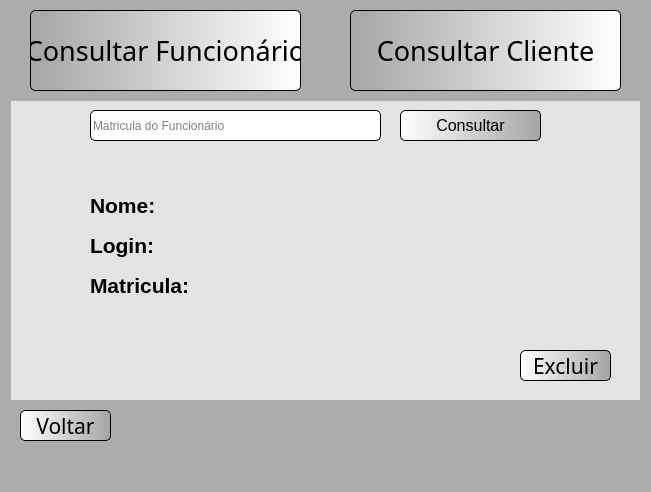
<?xml version="1.0" encoding="UTF-8"?>
<ui version="4.0">
 <class>MainWindow</class>
 <widget class="QMainWindow" name="MainWindow">
  <property name="geometry">
   <rect>
    <x>0</x>
    <y>0</y>
    <width>651</width>
    <height>492</height>
   </rect>
  </property>
  <property name="cursor">
   <cursorShape>PointingHandCursor</cursorShape>
  </property>
  <property name="windowTitle">
   <string>MainWindow</string>
  </property>
  <property name="styleSheet">
   <string notr="true">background-color: rgb(172, 172, 172);</string>
  </property>
  <widget class="QWidget" name="centralwidget">
   <widget class="QPushButton" name="btConFuncionario">
    <property name="geometry">
     <rect>
      <x>30</x>
      <y>10</y>
      <width>271</width>
      <height>81</height>
     </rect>
    </property>
    <property name="font">
     <font>
      <family>Dubai</family>
      <pointsize>20</pointsize>
     </font>
    </property>
    <property name="cursor">
     <cursorShape>PointingHandCursor</cursorShape>
    </property>
    <property name="styleSheet">
     <string notr="true">QPushButton{
background-color: qlineargradient(spread:pad, x1:0, y1:0, x2:1, y2:0, stop:0 rgba(165, 165, 165, 255), stop:1 rgba(255, 255, 255, 255));
border-radius: 5px;
border-style: outset;
border-width: 1px;
border-color: black;
}
QPushButton:hover{
background-color: qlineargradient(spread:reflect, x1:0, y1:0, x2:1, y2:0.943182, stop:0 rgba(255, 126, 248, 255), stop:1 rgba(119, 146, 220, 255));
}</string>
    </property>
    <property name="text">
     <string>Consultar Funcionário</string>
    </property>
   </widget>
   <widget class="QLabel" name="logoLoCarPequeno">
    <property name="geometry">
     <rect>
      <x>560</x>
      <y>0</y>
      <width>71</width>
      <height>51</height>
     </rect>
    </property>
    <property name="styleSheet">
     <string notr="true">background-color: rgb(172, 172, 172);</string>
    </property>
    <property name="text">
     <string/>
    </property>
    <property name="pixmap">
     <pixmap>../../AppData/PycharmProjects/LoCar/imagens/808107201585380077-64.png</pixmap>
    </property>
   </widget>
   <widget class="QPushButton" name="btVoltar">
    <property name="geometry">
     <rect>
      <x>20</x>
      <y>410</y>
      <width>91</width>
      <height>31</height>
     </rect>
    </property>
    <property name="font">
     <font>
      <family>Dubai</family>
      <pointsize>16</pointsize>
     </font>
    </property>
    <property name="cursor">
     <cursorShape>PointingHandCursor</cursorShape>
    </property>
    <property name="styleSheet">
     <string notr="true">QPushButton{
background-color: qlineargradient(spread:pad, x1:0, y1:0, x2:1, y2:0, stop:0 rgba(255, 255, 255, 255), stop:1 rgba(165, 165, 165, 255));
border-radius: 5px;
border-style: outset;
border-width: 1px;
border-color: black;

}

QPushButton:hover{
background-color: qlineargradient(spread:pad, x1:0, y1:0, x2:1, y2:0, stop:0 rgba(255, 248, 0, 255), stop:1 rgba(255, 134, 73, 255));
}

</string>
    </property>
    <property name="text">
     <string>Voltar</string>
    </property>
   </widget>
   <widget class="QPushButton" name="btConCliente">
    <property name="geometry">
     <rect>
      <x>350</x>
      <y>10</y>
      <width>271</width>
      <height>81</height>
     </rect>
    </property>
    <property name="font">
     <font>
      <family>Dubai</family>
      <pointsize>20</pointsize>
     </font>
    </property>
    <property name="cursor">
     <cursorShape>PointingHandCursor</cursorShape>
    </property>
    <property name="styleSheet">
     <string notr="true">QPushButton{
background-color: qlineargradient(spread:pad, x1:0, y1:0, x2:1, y2:0, stop:0 rgba(165, 165, 165, 255), stop:1 rgba(255, 255, 255, 255));
border-radius: 5px;
border-style: outset;
border-width: 1px;
border-color: black;
}
QPushButton:hover{
background-color: qlineargradient(spread:reflect, x1:0, y1:0, x2:1, y2:0.943182, stop:0 rgba(255, 126, 248, 255), stop:1 rgba(119, 146, 220, 255));
}</string>
    </property>
    <property name="text">
     <string>Consultar Cliente</string>
    </property>
   </widget>
   <widget class="QFrame" name="frameConCliente">
    <property name="geometry">
     <rect>
      <x>10</x>
      <y>100</y>
      <width>631</width>
      <height>301</height>
     </rect>
    </property>
    <property name="styleSheet">
     <string notr="true">background-color: rgb(227, 227, 227);
</string>
    </property>
    <property name="frameShape">
     <enum>QFrame::StyledPanel</enum>
    </property>
    <property name="frameShadow">
     <enum>QFrame::Raised</enum>
    </property>
    <widget class="QLineEdit" name="tbCPF">
     <property name="geometry">
      <rect>
       <x>80</x>
       <y>10</y>
       <width>291</width>
       <height>31</height>
      </rect>
     </property>
     <property name="styleSheet">
      <string notr="true">background-color: rgb(255, 255, 255);
border-radius: 5px;
border-style: outset;
border-width: 1px;
border-color: black;</string>
     </property>
     <property name="placeholderText">
      <string>CPF do cliente</string>
     </property>
    </widget>
    <widget class="QPushButton" name="btConsultarCliente">
     <property name="geometry">
      <rect>
       <x>390</x>
       <y>10</y>
       <width>141</width>
       <height>31</height>
      </rect>
     </property>
     <property name="font">
      <font>
       <pointsize>12</pointsize>
      </font>
     </property>
     <property name="styleSheet">
      <string notr="true">QPushButton{
background-color: qlineargradient(spread:pad, x1:0, y1:0, x2:1, y2:0, stop:0 rgba(255, 255, 255, 255), stop:1 rgba(165, 165, 165, 255));
border-style: outset;
border-width: 1px;
border-color: black;
border-radius: 5px;
}

QPushButton:hover{
background-color: qlineargradient(spread:pad, x1:0, y1:0, x2:1, y2:0, stop:0 rgba(19, 226, 4, 255), stop:1 rgba(148, 209, 6, 255));
}


</string>
     </property>
     <property name="text">
      <string>Consultar</string>
     </property>
    </widget>
    <widget class="QLabel" name="tagCPFCliente">
     <property name="geometry">
      <rect>
       <x>80</x>
       <y>140</y>
       <width>51</width>
       <height>31</height>
      </rect>
     </property>
     <property name="font">
      <font>
       <pointsize>16</pointsize>
       <weight>75</weight>
       <bold>true</bold>
      </font>
     </property>
     <property name="text">
      <string>CPF:</string>
     </property>
    </widget>
    <widget class="QLabel" name="tagNomeCliente">
     <property name="geometry">
      <rect>
       <x>80</x>
       <y>80</y>
       <width>71</width>
       <height>31</height>
      </rect>
     </property>
     <property name="font">
      <font>
       <pointsize>16</pointsize>
       <weight>75</weight>
       <bold>true</bold>
      </font>
     </property>
     <property name="text">
      <string>Nome:</string>
     </property>
    </widget>
    <widget class="QLabel" name="labelNomeCli">
     <property name="geometry">
      <rect>
       <x>160</x>
       <y>80</y>
       <width>371</width>
       <height>31</height>
      </rect>
     </property>
     <property name="font">
      <font>
       <pointsize>16</pointsize>
       <weight>50</weight>
       <bold>false</bold>
      </font>
     </property>
     <property name="text">
      <string/>
     </property>
    </widget>
    <widget class="QLabel" name="tagLoginCliente">
     <property name="geometry">
      <rect>
       <x>80</x>
       <y>110</y>
       <width>71</width>
       <height>31</height>
      </rect>
     </property>
     <property name="font">
      <font>
       <pointsize>16</pointsize>
       <weight>75</weight>
       <bold>true</bold>
      </font>
     </property>
     <property name="text">
      <string>Login:</string>
     </property>
    </widget>
    <widget class="QLabel" name="tagCNHCliente">
     <property name="geometry">
      <rect>
       <x>80</x>
       <y>170</y>
       <width>61</width>
       <height>31</height>
      </rect>
     </property>
     <property name="font">
      <font>
       <pointsize>16</pointsize>
       <weight>75</weight>
       <bold>true</bold>
      </font>
     </property>
     <property name="text">
      <string>CNH:</string>
     </property>
    </widget>
    <widget class="QLabel" name="tagTelefoneCliente">
     <property name="geometry">
      <rect>
       <x>80</x>
       <y>200</y>
       <width>101</width>
       <height>31</height>
      </rect>
     </property>
     <property name="font">
      <font>
       <pointsize>16</pointsize>
       <weight>75</weight>
       <bold>true</bold>
      </font>
     </property>
     <property name="text">
      <string>Telefone:</string>
     </property>
    </widget>
    <widget class="QLabel" name="tagEnderecoCliente">
     <property name="geometry">
      <rect>
       <x>80</x>
       <y>230</y>
       <width>111</width>
       <height>31</height>
      </rect>
     </property>
     <property name="font">
      <font>
       <pointsize>16</pointsize>
       <weight>75</weight>
       <bold>true</bold>
      </font>
     </property>
     <property name="text">
      <string>Endereço:</string>
     </property>
    </widget>
    <widget class="QLabel" name="labelLoginCli">
     <property name="geometry">
      <rect>
       <x>157</x>
       <y>110</y>
       <width>371</width>
       <height>31</height>
      </rect>
     </property>
     <property name="font">
      <font>
       <pointsize>16</pointsize>
       <weight>50</weight>
       <bold>false</bold>
      </font>
     </property>
     <property name="text">
      <string/>
     </property>
    </widget>
    <widget class="QLabel" name="labelCPFCli">
     <property name="geometry">
      <rect>
       <x>140</x>
       <y>140</y>
       <width>371</width>
       <height>31</height>
      </rect>
     </property>
     <property name="font">
      <font>
       <pointsize>16</pointsize>
       <weight>50</weight>
       <bold>false</bold>
      </font>
     </property>
     <property name="text">
      <string/>
     </property>
    </widget>
    <widget class="QLabel" name="labelCNHCli">
     <property name="geometry">
      <rect>
       <x>150</x>
       <y>170</y>
       <width>371</width>
       <height>31</height>
      </rect>
     </property>
     <property name="font">
      <font>
       <pointsize>16</pointsize>
       <weight>50</weight>
       <bold>false</bold>
      </font>
     </property>
     <property name="text">
      <string/>
     </property>
    </widget>
    <widget class="QLabel" name="labelTelefoneCli">
     <property name="geometry">
      <rect>
       <x>190</x>
       <y>200</y>
       <width>371</width>
       <height>31</height>
      </rect>
     </property>
     <property name="font">
      <font>
       <pointsize>16</pointsize>
       <weight>50</weight>
       <bold>false</bold>
      </font>
     </property>
     <property name="text">
      <string/>
     </property>
    </widget>
    <widget class="QLabel" name="labelEnderecoCli">
     <property name="geometry">
      <rect>
       <x>200</x>
       <y>230</y>
       <width>371</width>
       <height>31</height>
      </rect>
     </property>
     <property name="font">
      <font>
       <pointsize>16</pointsize>
       <weight>50</weight>
       <bold>false</bold>
      </font>
     </property>
     <property name="text">
      <string/>
     </property>
    </widget>
    <widget class="QPushButton" name="btExcluirCliente">
     <property name="geometry">
      <rect>
       <x>510</x>
       <y>250</y>
       <width>91</width>
       <height>31</height>
      </rect>
     </property>
     <property name="font">
      <font>
       <family>Dubai</family>
       <pointsize>16</pointsize>
      </font>
     </property>
     <property name="cursor">
      <cursorShape>PointingHandCursor</cursorShape>
     </property>
     <property name="styleSheet">
      <string notr="true">QPushButton{	
background-color: qlineargradient(spread:pad, x1:0, y1:0, x2:1, y2:0, stop:0 rgba(255, 255, 255, 255), stop:1 rgba(165, 165, 165, 255));
border-radius: 5px;
border-style: outset;
border-width: 1px;
border-color: black;

}

QPushButton:hover{
background-color: qlineargradient(spread:pad, x1:0, y1:0, x2:1, y2:1, stop:0 rgba(255, 0, 8, 255), stop:1 rgba(255, 0, 119, 255))
}

</string>
     </property>
     <property name="text">
      <string>Excluir</string>
     </property>
    </widget>
   </widget>
   <widget class="QFrame" name="frameConFuncionario">
    <property name="geometry">
     <rect>
      <x>10</x>
      <y>100</y>
      <width>631</width>
      <height>301</height>
     </rect>
    </property>
    <property name="styleSheet">
     <string notr="true">background-color: rgb(227, 227, 227);
</string>
    </property>
    <property name="frameShape">
     <enum>QFrame::StyledPanel</enum>
    </property>
    <property name="frameShadow">
     <enum>QFrame::Raised</enum>
    </property>
    <widget class="QLineEdit" name="tbMatricula">
     <property name="geometry">
      <rect>
       <x>80</x>
       <y>10</y>
       <width>291</width>
       <height>31</height>
      </rect>
     </property>
     <property name="styleSheet">
      <string notr="true">background-color: rgb(255, 255, 255);
border-radius: 5px;
border-style: outset;
border-width: 1px;
border-color: black;</string>
     </property>
     <property name="placeholderText">
      <string>Matricula do Funcionário</string>
     </property>
    </widget>
    <widget class="QPushButton" name="btConsultarFuncionario">
     <property name="geometry">
      <rect>
       <x>390</x>
       <y>10</y>
       <width>141</width>
       <height>31</height>
      </rect>
     </property>
     <property name="font">
      <font>
       <pointsize>12</pointsize>
      </font>
     </property>
     <property name="styleSheet">
      <string notr="true">QPushButton{
background-color: qlineargradient(spread:pad, x1:0, y1:0, x2:1, y2:0, stop:0 rgba(255, 255, 255, 255), stop:1 rgba(165, 165, 165, 255));
border-style: outset;
border-width: 1px;
border-color: black;
border-radius: 5px;
}

QPushButton:hover{
background-color: qlineargradient(spread:pad, x1:0, y1:0, x2:1, y2:0, stop:0 rgba(19, 226, 4, 255), stop:1 rgba(148, 209, 6, 255));
}


</string>
     </property>
     <property name="text">
      <string>Consultar</string>
     </property>
    </widget>
    <widget class="QLabel" name="tagNomeFunc">
     <property name="geometry">
      <rect>
       <x>80</x>
       <y>90</y>
       <width>71</width>
       <height>31</height>
      </rect>
     </property>
     <property name="font">
      <font>
       <pointsize>16</pointsize>
       <weight>75</weight>
       <bold>true</bold>
      </font>
     </property>
     <property name="text">
      <string>Nome:</string>
     </property>
    </widget>
    <widget class="QLabel" name="tagLoginFunc">
     <property name="geometry">
      <rect>
       <x>80</x>
       <y>130</y>
       <width>71</width>
       <height>31</height>
      </rect>
     </property>
     <property name="font">
      <font>
       <pointsize>16</pointsize>
       <weight>75</weight>
       <bold>true</bold>
      </font>
     </property>
     <property name="text">
      <string>Login:</string>
     </property>
    </widget>
    <widget class="QLabel" name="tagMatriculaFunc">
     <property name="geometry">
      <rect>
       <x>80</x>
       <y>170</y>
       <width>111</width>
       <height>31</height>
      </rect>
     </property>
     <property name="font">
      <font>
       <pointsize>16</pointsize>
       <weight>75</weight>
       <bold>true</bold>
      </font>
     </property>
     <property name="text">
      <string>Matricula:</string>
     </property>
    </widget>
    <widget class="QLabel" name="labelNomeFunc">
     <property name="geometry">
      <rect>
       <x>160</x>
       <y>90</y>
       <width>371</width>
       <height>31</height>
      </rect>
     </property>
     <property name="font">
      <font>
       <pointsize>16</pointsize>
       <weight>50</weight>
       <bold>false</bold>
      </font>
     </property>
     <property name="text">
      <string/>
     </property>
    </widget>
    <widget class="QLabel" name="labelLoginFunc">
     <property name="geometry">
      <rect>
       <x>160</x>
       <y>130</y>
       <width>131</width>
       <height>31</height>
      </rect>
     </property>
     <property name="font">
      <font>
       <pointsize>16</pointsize>
       <weight>50</weight>
       <bold>false</bold>
      </font>
     </property>
     <property name="text">
      <string/>
     </property>
    </widget>
    <widget class="QLabel" name="labelMatriculaFunc">
     <property name="geometry">
      <rect>
       <x>200</x>
       <y>170</y>
       <width>151</width>
       <height>31</height>
      </rect>
     </property>
     <property name="font">
      <font>
       <pointsize>16</pointsize>
       <weight>50</weight>
       <bold>false</bold>
      </font>
     </property>
     <property name="text">
      <string/>
     </property>
    </widget>
    <widget class="QPushButton" name="btExcluirFuncionario">
     <property name="geometry">
      <rect>
       <x>510</x>
       <y>250</y>
       <width>91</width>
       <height>31</height>
      </rect>
     </property>
     <property name="font">
      <font>
       <family>Dubai</family>
       <pointsize>16</pointsize>
      </font>
     </property>
     <property name="cursor">
      <cursorShape>PointingHandCursor</cursorShape>
     </property>
     <property name="styleSheet">
      <string notr="true">QPushButton{	
background-color: qlineargradient(spread:pad, x1:0, y1:0, x2:1, y2:0, stop:0 rgba(255, 255, 255, 255), stop:1 rgba(165, 165, 165, 255));
border-radius: 5px;
border-style: outset;
border-width: 1px;
border-color: black;

}

QPushButton:hover{
background-color: qlineargradient(spread:pad, x1:0, y1:0, x2:1, y2:1, stop:0 rgba(255, 0, 8, 255), stop:1 rgba(255, 0, 119, 255))
}

</string>
     </property>
     <property name="text">
      <string>Excluir</string>
     </property>
    </widget>
   </widget>
   <zorder>logoLoCarPequeno</zorder>
   <zorder>btConFuncionario</zorder>
   <zorder>btVoltar</zorder>
   <zorder>btConCliente</zorder>
   <zorder>frameConCliente</zorder>
   <zorder>frameConFuncionario</zorder>
  </widget>
  <widget class="QMenuBar" name="menubar">
   <property name="geometry">
    <rect>
     <x>0</x>
     <y>0</y>
     <width>651</width>
     <height>21</height>
    </rect>
   </property>
  </widget>
  <widget class="QStatusBar" name="statusbar"/>
 </widget>
 <resources/>
 <connections/>
</ui>
